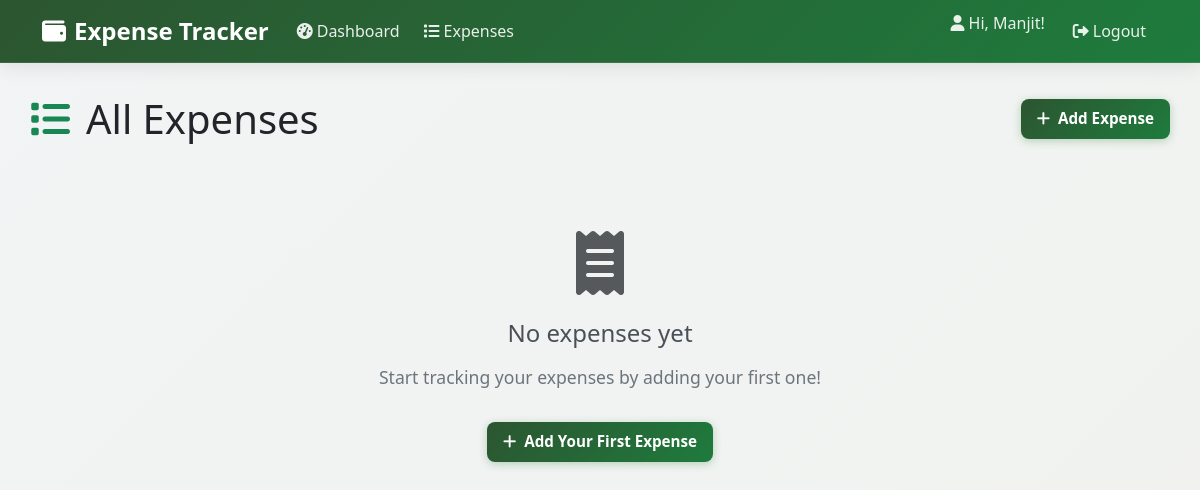
Page /expenses/ (signed in) on the earlier database version.
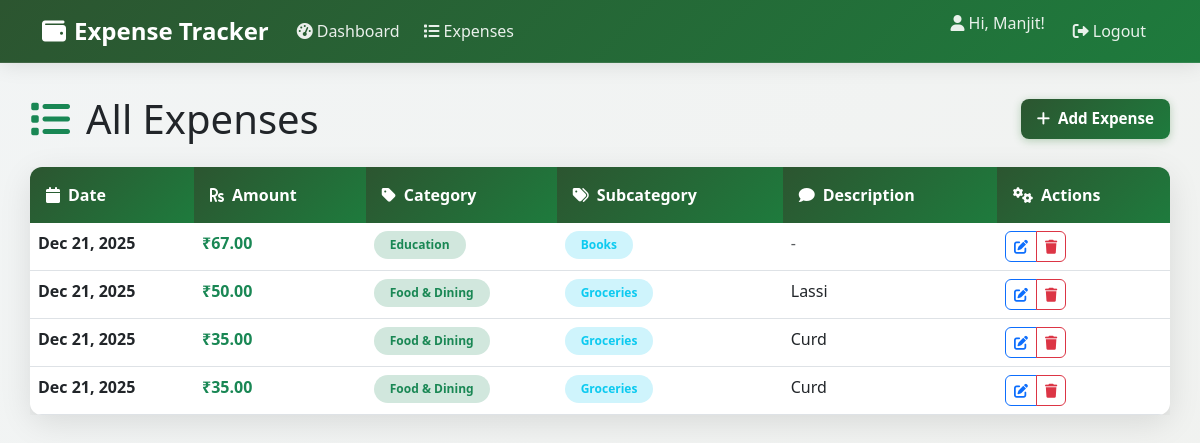
Same page on the later database version.
### ledger/models.py (models this page shows, shortened)
class Expense(models.Model):
    user = models.ForeignKey(settings.AUTH_USER_MODEL, on_delete=models.CASCADE)
    category = models.ForeignKey(Category, on_delete=models.CASCADE, null=True, blank=True)
    subcategory = models.ForeignKey(Subcategory, on_delete=models.SET_NULL, null=True, blank=True)
    amount = models.DecimalField(max_digits=10, decimal_places=2, validators=[MinValueValidator(0.01)])
    description = models.CharField(max_length=255, blank=True)
    date = models.DateField()
    created_at = models.DateTimeField(auto_now_add=True)
    class Meta:
        ordering = ['-date', '-created_at']

class Category(models.Model):
    name = models.CharField(max_length=100, unique=True)
    created_at = models.DateTimeField(auto_now_add=True)
    class Meta:
        ordering = ['name']

class Subcategory(models.Model):
    category = models.ForeignKey(Category, on_delete=models.CASCADE, related_name='subcategories')
    name = models.CharField(max_length=100)
    created_at = models.DateTimeField(auto_now_add=True)
    class Meta:
        unique_together = ('category', 'name')
        ordering = ['category__name', 'name']

### ledger/views.py (the view)
# urls.py: path('expenses/', views.ExpenseListView.as_view(), name='expense_list'),
class ExpenseListView(LoginRequiredMixin, ListView):
    model = Expense
    template_name = 'ledger/expense_list.html'
    paginate_by = 20
    context_object_name = 'expenses'
    def get_queryset(self):
        return Expense.objects.filter(user=self.request.user)

### ledger/templates/ledger/expense_list.html (shortened to what this page needs)
{% extends 'ledger/base.html' %}
{% load humanize %}
{% block content %}
<div class="d-flex justify-content-between align-items-center mb-4">
    <h1 class="mb-0">
        <i class="fas fa-list me-3 text-success"></i>All Expenses
    </h1>
    <a href="{% url 'expense_create' %}" class="btn btn-custom-primary">
        <i class="fas fa-plus me-2"></i>Add Expense
    </a>
</div>
{% if expenses %}
    <div class="card-custom">
        <div class="card-body p-0">
            <div class="table-responsive">
                <table class="table table-custom mb-0">
                    <thead>
                        <tr>
                            <th><i class="fas fa-calendar me-2"></i>Date</th>
                            <th><i class="fas fa-rupee-sign me-2"></i>Amount</th>
                            <th><i class="fas fa-tag me-2"></i>Category</th>
                            <th><i class="fas fa-tags me-2"></i>Subcategory</th>
                            <th><i class="fas fa-comment me-2"></i>Description</th>
                            <th><i class="fas fa-cogs me-2"></i>Actions</th>
                        </tr>
                    </thead>
                    <tbody>
                        {% for expense in expenses %}
                        <tr>
                            <td class="fw-semibold">{{ expense.date|date:"M d, Y" }}</td>
                            <td class="fw-bold text-success">₹{{ expense.amount|floatformat:2|intcomma }}</td>
                            <td>
                                <span class="badge bg-success-subtle text-success rounded-pill px-3 py-2">
                                    {{ expense.category.name }}
                                </span>
                            </td>
                            <td>
                                {% if expense.subcategory %}
                                    <span class="badge bg-info-subtle text-info rounded-pill px-3 py-2">
                                        {{ expense.subcategory.name }}
                                    </span>
                                {% else %}
                                    <span class="text-muted">-</span>
                                {% endif %}
                            </td>
                            <td>{{ expense.description|default:"<span class='text-muted'>-</span>"|safe }}</td>
                            <td>
                                <div class="btn-group" role="group">
                                    <a href="{% url 'expense_update' expense.pk %}" class="btn btn-sm btn-outline-primary rounded-start">
                                        <i class="fas fa-edit"></i>
                                    </a>
                                    <a href="{% url 'expense_delete' expense.pk %}" class="btn btn-sm btn-outline-danger rounded-end">
                                        <i class="fas fa-trash"></i>
                                    </a>
                                </div>
                            </td>
                        </tr>
                        {% endfor %}
                    </tbody>
                </table>
            </div>
        </div>
    </div>
{% else %}
    <div class="empty-state">
        <i class="fas fa-receipt fa-4x text-muted mb-4"></i>
        <h4>No expenses yet</h4>
        <p>Start tracking your expenses by adding your first one!</p>
        <a href="{% url 'expense_create' %}" class="btn btn-custom-primary btn-lg">
            <i class="fas fa-plus me-2"></i>Add Your First Expense
        </a>
    </div>
{% endif %}
{% endblock %}

Differences in the rows shown:
added Expense: date "Dec 21, 2025", amount "67.00", category.name "Education", subcategory.name "Books", description "-"
added Expense: date "Dec 21, 2025", amount "50.00", category.name "Food & Dining", subcategory.name "Groceries", description "Lassi"
added Expense: date "Dec 21, 2025", amount "35.00", category.name "Food & Dining", subcategory.name "Groceries", description "Curd"
added Expense: date "Dec 21, 2025", amount "35.00", category.name "Food & Dining", subcategory.name "Groceries", description "Curd"
Other differences:
text no longer shown: "No expenses yet Start tracking your expenses by adding your first one! Add Your First Expense"
text now shown: "Date Amount Category Subcategory Description Actions"
